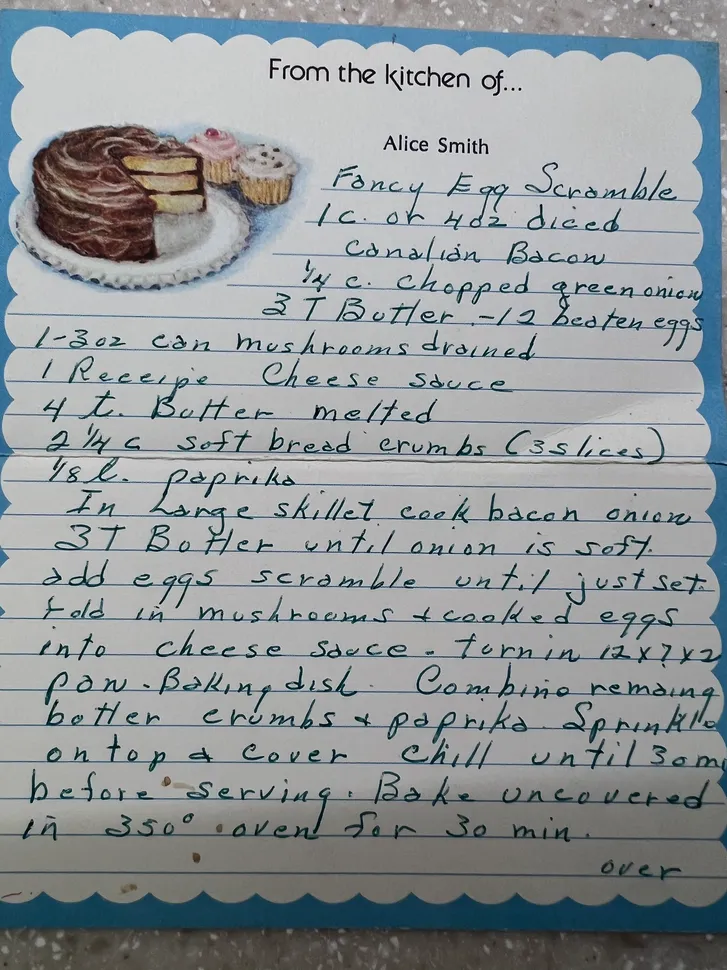
#> input picture Before/TPG20366 Deborah Eckhoff 2 A.webp, 727 x 970 px, shrunk from 3024 x 4032 before the run
$ python -i ocr_utils.py   (imports and definitions only)
#> lines starting #> are read from the running program, lines starting #| are printed output that depends on the picture
import cv2
import numpy as np
import keras_ocr

def preprocess_image(image_path):
    color_image = cv2.imread(image_path, cv2.IMREAD_COLOR)
#> color_image is the input picture: shape (970, 727, 3); mean B, G, R 153.6, 151.3, 145.8
    gray_image = cv2.cvtColor(color_image, cv2.COLOR_BGR2GRAY)
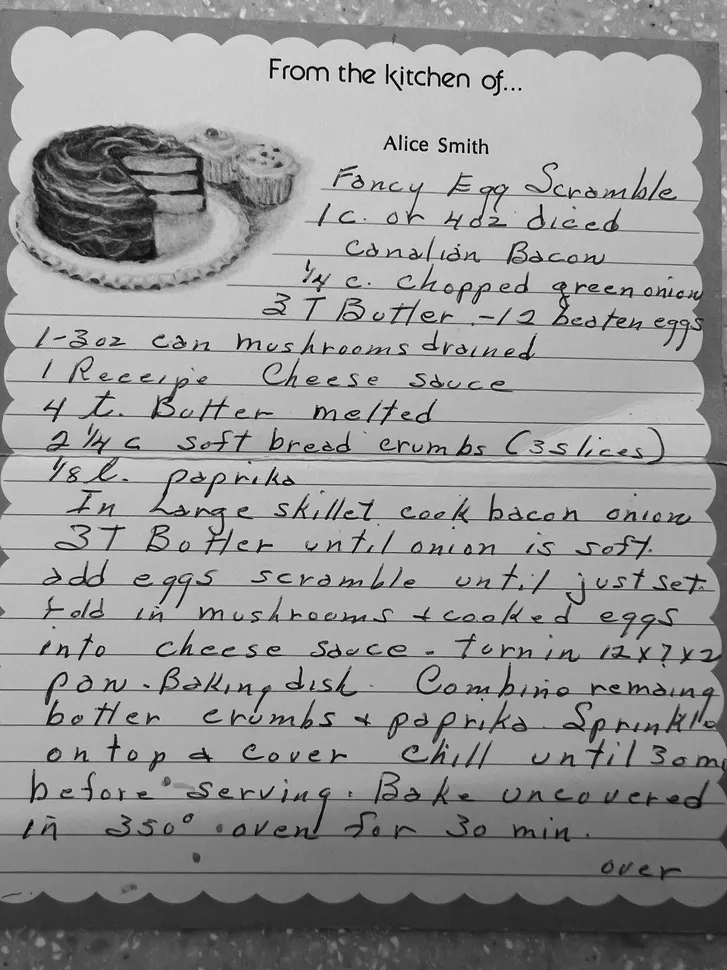
#> gray_image: shape (970, 727); min 0, max 252, mean 150
    denoised_image = cv2.GaussianBlur(gray_image, (9, 9), 0)
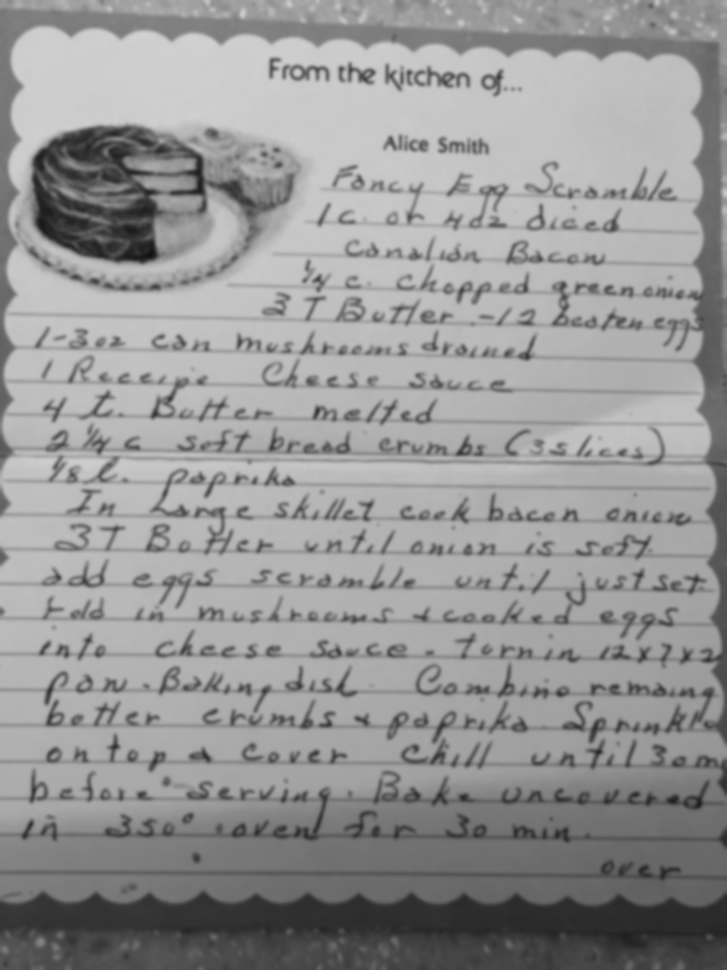
#> denoised_image: shape (970, 727); min 18, max 209, mean 150
    clahe = cv2.createCLAHE(clipLimit=2.0, tileGridSize=(8, 8))
    contrast_img = clahe.apply(denoised_image)
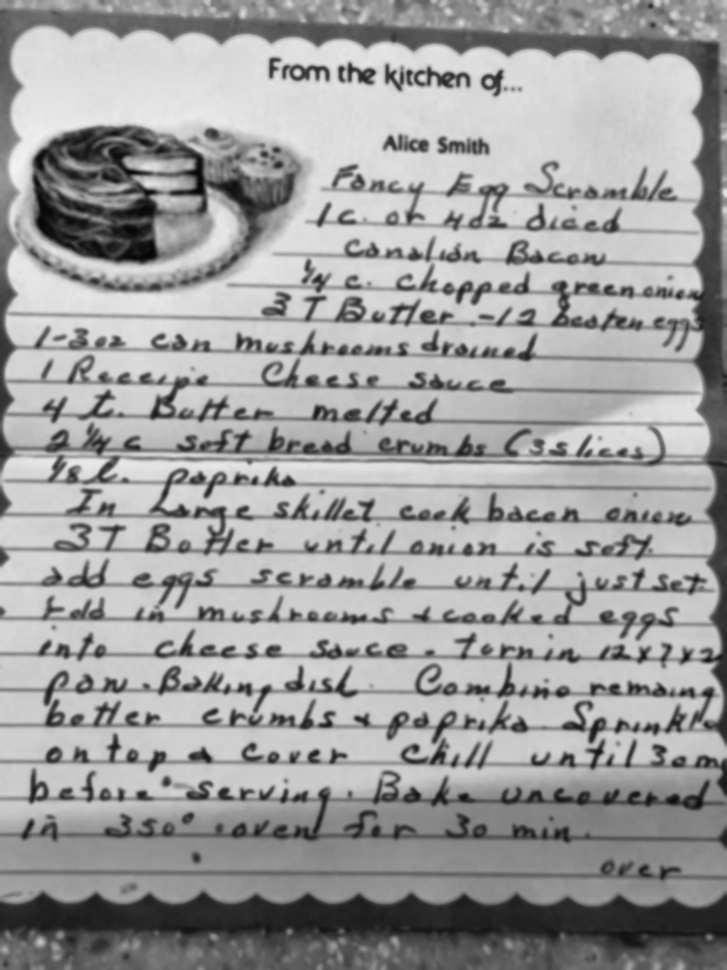
#> contrast_img: shape (970, 727); min 6, max 242, mean 157.9
    rgb_contrast_img = cv2.cvtColor(contrast_img, cv2.COLOR_GRAY2RGB)
    return rgb_contrast_img, color_image

def extract_text(rgb_contrast_img, pipeline):
    predictions = pipeline.recognize([rgb_contrast_img])[0]
    return predictions

def create_text_mask(color_image, predictions):
    white_image = np.full_like(color_image, 255)
    for text, box in predictions:
        x_min, y_min = np.min(box, axis=0).astype(int)
        x_max, y_max = np.max(box, axis=0).astype(int)
        text_region = color_image[y_min:y_max, x_min:x_max]
        gray_text_region = cv2.cvtColor(text_region, cv2.COLOR_BGR2GRAY)
        _, text_mask = cv2.threshold(gray_text_region, 0, 255, cv2.THRESH_BINARY + cv2.THRESH_OTSU)
        text_mask = cv2.bitwise_not(text_mask)
        white_image[y_min:y_max, x_min:x_max][text_mask == 255] = text_region[text_mask == 255]
    return white_image

>>> result = preprocess_image('../Before/TPG20366 Deborah Eckhoff 2 A.webp')

$ run again, on Before/TPG20366 Deborah Eckhoff 2 B.webp
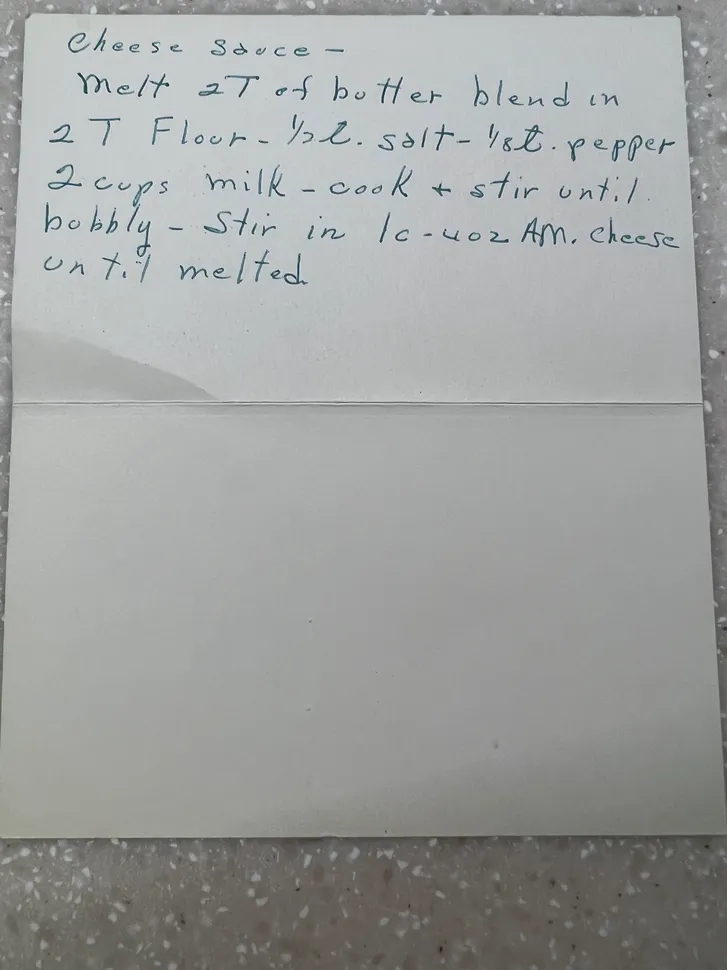
#> input picture Before/TPG20366 Deborah Eckhoff 2 B.webp, 727 x 970 px, shrunk from 3024 x 4032 before the run
#> in preprocess_image, color_image is the input picture: shape (970, 727, 3); mean B, G, R 158.6, 160.2, 157.9
#> in preprocess_image, `contrast_img = clahe.apply(denoised_image)`:
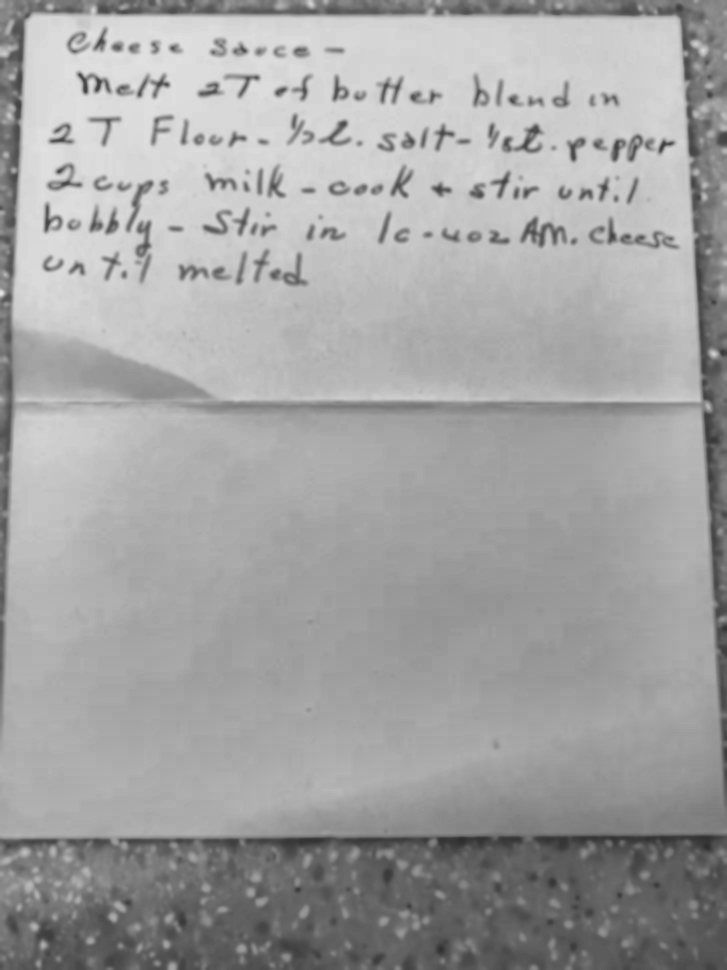
#> contrast_img: shape (970, 727); min 44, max 226, mean 162.6
